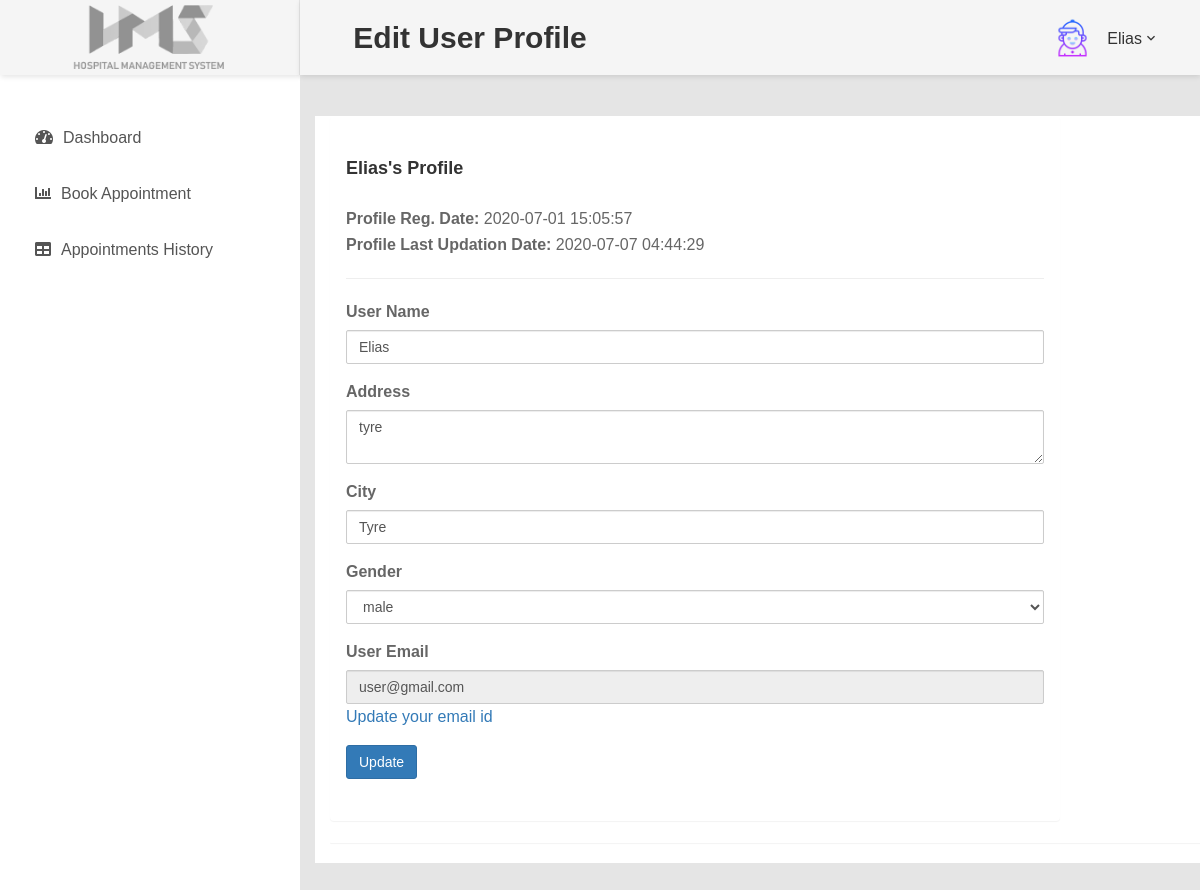
The page /HMS/edit-profile.php (signed in) on the database its author committed.
### tables this page shows
CREATE TABLE IF NOT EXISTS `users` (
  `id` int(11) NOT NULL AUTO_INCREMENT,
  `fullName` varchar(2555) DEFAULT NULL,
  `address` longtext,
  `city` varchar(255) DEFAULT NULL,
  `gender` varchar(255) DEFAULT NULL,
  `email` varchar(255) DEFAULT NULL,
  `password` varchar(255) DEFAULT NULL,
  `regDate` timestamp NULL DEFAULT CURRENT_TIMESTAMP,
  `updationDate` timestamp NULL DEFAULT NULL ON UPDATE CURRENT_TIMESTAMP,
  PRIMARY KEY (`id`)
);

### HMS/edit-profile.php (the view, shortened to what this page needs)
<?php
include('include/config.php');
?>
<!DOCTYPE html>
<html lang="en">
<head>
    <link href="../css/font-face.css" rel="stylesheet" media="all">
    <link href="vendor/font-awesome-4.7/css/font-awesome.min.css" rel="stylesheet" media="all">
    <link href="vendor/font-awesome-5/css/fontawesome-all.min.css" rel="stylesheet" media="all">
    <link href="vendor/mdi-font/css/material-design-iconic-font.min.css" rel="stylesheet" media="all">
    <link href="vendor/animsition/animsition.min.css" rel="stylesheet" media="all">
    <link rel="stylesheet" href="vendor/bootstrap/css/bootstrap.min.css">
    <link href="../css/theme.css" rel="stylesheet" media="all">
</head>
<body class="animsition">
<div class="page-wrapper">
    <aside class="menu-sidebar d-none d-lg-block">
        <div class="logo">
            <a href="#">
                <img src="../images/icon/hms.png" alt="HMS" />
            </a>
        </div>
        <?php include('include/sidebar.php');?>
    </aside>
    <div class="page-container">
        <header class="header-desktop">
            <div class="section__content section__content--p30">
                <div class="container-fluid">
                    <div class="header-wrap">
                        <h2>&nbsp;Edit User Profile</h2>
        <?php include('include/header.php');?>
        <div class="main-content" >
            <div class="wrap-content container" id="container">
                <div class="container-fluid container-fullw bg-white">
                    <div class="row">
                        <div class="col-md-12">
                            <div class="row margin-top-30">
                                <div class="col-lg-8 col-md-12">
                                    <div class="panel panel-white">
                                        <div class="panel-body">
                                            <?php
                                            $sql=mysqli_query($con,"select * from users where id='".$_SESSION['id']."'");
                                            while($data=mysqli_fetch_array($sql))
                                            {
                                                ?>
                                                <br>
                                                <h4><?php echo htmlentities($data['fullName']);?>'s Profile</h4><br>
                                                <p><b>Profile Reg. Date: </b><?php echo htmlentities($data['regDate']);?></p>
                                                <?php if($data['updationDate']){?>
                                                <p><b>Profile Last Updation Date: </b><?php echo htmlentities($data['updationDate']);?></p>
                                            <?php } ?>
                                                <hr />
                                                <form role="form" name="edit" method="post">
                                                    <div class="form-group">
                                                        <label for="fname">
                                                            User Name
                                                        </label>
                                                        <input type="text" name="fname" class="form-control" value="<?php echo htmlentities($data['fullName']);?>" >
                                                    </div>
                                                    <div class="form-group">
                                                        <label for="address">
                                                            Address
                                                        </label>
                                                        <textarea name="address" class="form-control"><?php echo htmlentities($data['address']);?></textarea>
                                                    </div>
                                                    <div class="form-group">
                                                        <label for="city">
                                                            City
                                                        </label>
                                                        <input type="text" name="city" class="form-control" required="required"  value="<?php echo htmlentities($data['city']);?>" >
                                                    </div>
                                                    <div class="form-group">
                                                        <label for="gender">
                                                            Gender
                                                        </label>
                                                        <select name="gender" class="form-control" required="required" >
                                                            <option value="<?php echo htmlentities($data['gender']);?>"><?php echo htmlentities($data['gender']);?></option>
                                                        </select>
                                                    </div>
                                                    <div class="form-group">
                                                        <label for="fess">
                                                            User Email
                                                        </label>
                                                        <input type="email" name="uemail" class="form-control"  readonly="readonly"  value="<?php echo htmlentities($data['email']);?>">
                                                        <a href="change-emaild.php">Update your email id</a>
                                                    </div>
                                                    <button type="submit" name="submit" class="btn btn-o btn-primary">
                                                        Update
                                                    </button>
                                                </form>
                                            <?php } ?>
                                            <br>
                                        </div>
                                    </div>
                                </div>
                            </div>
                        </div>
                        <div class="col-lg-12 col-md-12">
                            <div class="panel panel-white">
                            </div>
                        </div>
                    </div>
                </div>
            </div>
        </div>
    </div>
</div>
</body>
</html>

### HMS/include/header.php (shortened to what this page needs)
                <div class="header-button">
                    <div class="account-wrap">
                        <div class="account-item clearfix js-item-menu">
                            <div class="image">
                                <img src="../images/icon/user.png" alt="Default User Picture" />
                            </div>
                            <div class="content">
                                <a class="js-acc-btn" href="#"><?php $query=mysqli_query($con,"select fullName from users where id='".$_SESSION['id']."'");
                                    while($row=mysqli_fetch_array($query))
                                    {
                                        echo $row['fullName'];
                                    }
                                    ?></a>
                            </div>
                        </div>
                    </div>
                </div>
            </div>
        </div>
    </div>
</header>

### rows shown on the page
users: fullName "Elias", regDate "2020-07-01 15:05:57", updationDate "2020-07-07 04:44:29", fname "Elias", address "tyre", city "Tyre", gender "male", uemail "user@gmail.com"
